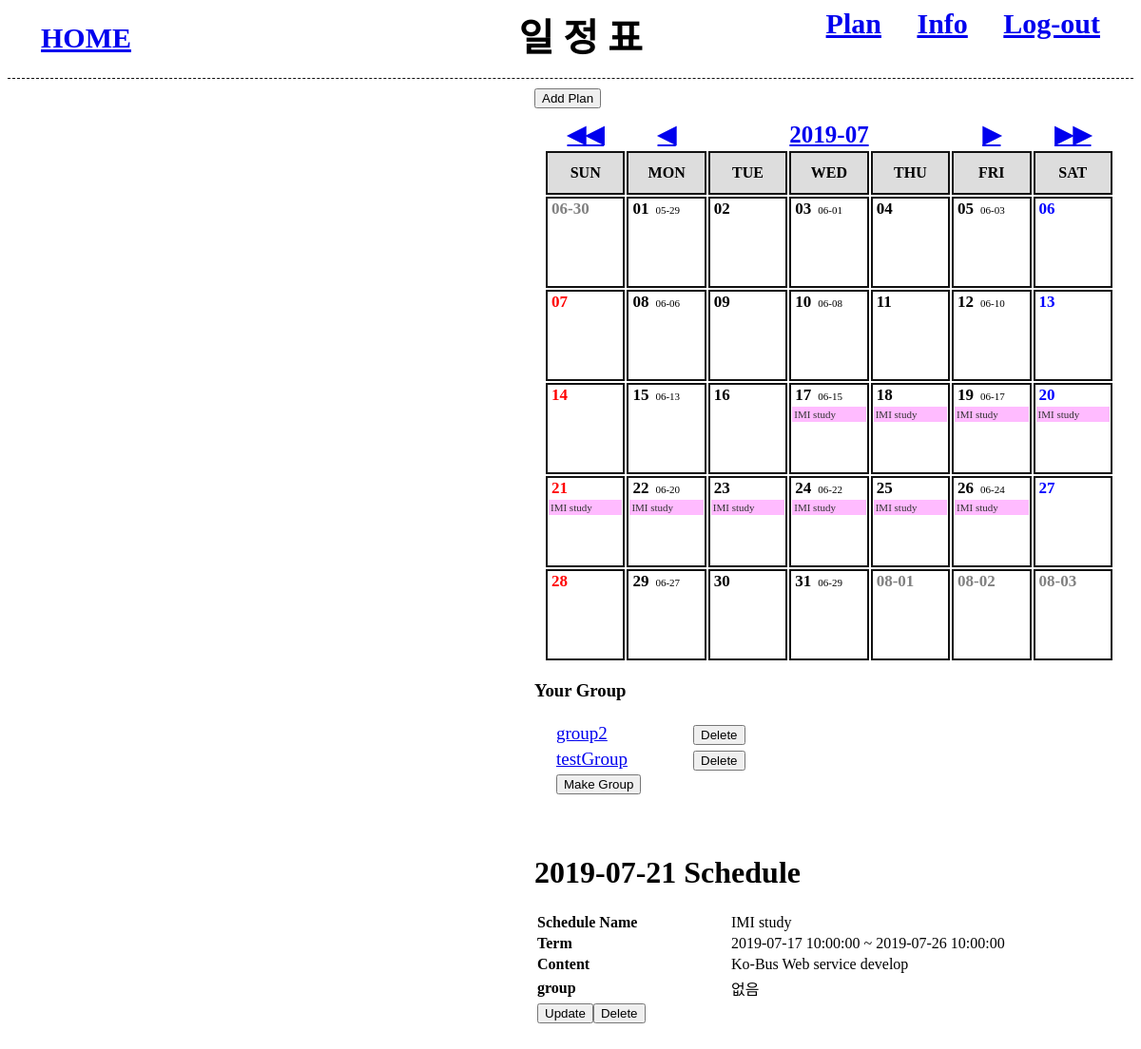
The page /schedule_2/select_schedule.php?m=2019-07&d=21 on the database its author committed.
### tables this page shows
CREATE TABLE `schedules` (
  `id` int(10) NOT NULL AUTO_INCREMENT,
  `name` varchar(20) NOT NULL,
  `s_date` datetime NOT NULL,
  `e_date` datetime NOT NULL,
  `content` text NOT NULL,
  `a_date` datetime DEFAULT NULL,
  `group_id` int(10) DEFAULT NULL,
  PRIMARY KEY (`id`),
  UNIQUE KEY `plan` (`name`,`s_date`,`e_date`)
);

CREATE TABLE `group_tb` (
  `id` int(10) NOT NULL AUTO_INCREMENT,
  `name` varchar(20) NOT NULL,
  PRIMARY KEY (`id`),
  UNIQUE KEY `plan` (`name`)
);

### adodb5/adodb.inc.php (called while the page is built, shortened)
<?php
if (!defined('_ADODB_LAYER')) {
	GLOBAL
		$ADODB_vers,
		$ADODB_COUNTRECS,
		$ADODB_CACHE_DIR,
		$ADODB_CACHE,
		$ADODB_CACHE_CLASS,
		$ADODB_EXTENSION,
		$ADODB_COMPAT_FETCH,
		$ADODB_FETCH_MODE,
		$ADODB_GETONE_EOF,
		$ADODB_QUOTE_FIELDNAMES;
	function ADODB_str_replace($src, $dest, $data) {
		if (ADODB_PHPVER >= 0x4050) {
			return str_replace($src,$dest,$data);
		}
		return $data;
	}
	function ADODB_Setup() {
	GLOBAL
		$ADODB_vers,
		$ADODB_COUNTRECS,
		$ADODB_CACHE_DIR,
		$ADODB_FETCH_MODE,
		$ADODB_CACHE,
		$ADODB_CACHE_CLASS,
		$ADODB_FORCE_TYPE,
		$ADODB_GETONE_EOF,
		$ADODB_QUOTE_FIELDNAMES;
		$ADODB_FETCH_MODE = ADODB_FETCH_DEFAULT;
		if (!isset($ADODB_COUNTRECS)) {
			$ADODB_COUNTRECS = true;
		}
	}
	abstract class ADOConnection {
	var $debug = false;
	var $true = '1';
	var $false = '0';
	var $fetchMode=false;
	var $bulkBind = false;
	var $_queryID = false;
	var $_bindInputArray = false;
	function Execute($sql,$inputarr=false) {
		if ($inputarr !== false) {
			if (!is_array($inputarr)) {
				$inputarr = array($inputarr);
			}
			$element0 = reset($inputarr);
			$array_2d = $this->bulkBind && is_array($element0) && !is_object(reset($element0));
			unset($element0);
			if (!is_array($sql) && !$this->_bindInputArray) {
				$sqlarr = explode('?',$sql);
				$nparams = sizeof($sqlarr)-1;
				if (!$array_2d) {
					$inputarr = array($inputarr);
				} else {
					$countElements = array_map('count', $inputarr);
					if (1 != count(array_unique($countElements))) {
						$this->outp_throw(
							"[bulk execute] Input array has different number of params  [" . print_r($countElements, true) .  "].",
							'Execute'
						);
						return false;
					}
					unset($countElements);
				}
				$element0 = reset($inputarr);
				if ($nparams != count($element0)) {
					$this->outp_throw(
						"Input array has " . count($element0) .
						" params, does not match query: '" . htmlspecialchars($sql) . "'",
						'Execute'
					);
					return false;
				}
				unset($element0);
				foreach($inputarr as $arr) {
					$sql = ''; $i = 0;
					foreach ($arr as $v) {
						$sql .= $sqlarr[$i];
						$typ = gettype($v);
						if ($typ == 'string') {
							$sql .= $this->qstr($v);
						} else if ($typ == 'double') {
							$sql .= str_replace(',','.',$v);
						} else if ($typ == 'boolean') {
							$sql .= $v ? $this->true : $this->false;
						} else if ($typ == 'object') {
							if (method_exists($v, '__toString')) {
								$sql .= $this->qstr($v->__toString());
							} else {
								$sql .= $this->qstr((string) $v);
							}
						} else if ($v === null) {
							$sql .= 'NULL';
						} else {
							$sql .= $v;
						}
						$i += 1;
						if ($i == $nparams) {
							break;
						}
					}
					if (isset($sqlarr[$i])) {
						$sql .= $sqlarr[$i];
						if ($i+1 != sizeof($sqlarr)) {
							$this->outp_throw( "Input Array does not match ?: ".htmlspecialchars($sql),'Execute');
						}
					} else if ($i != sizeof($sqlarr)) {
						$this->outp_throw( "Input array does not match ?: ".htmlspecialchars($sql),'Execute');
					}
					$ret = $this->_Execute($sql);
					if (!$ret) {
						return $ret;
					}
				}
			} else {
				if ($array_2d) {
					if (is_string($sql)) {
						$stmt = $this->Prepare($sql);
					} else {
						$stmt = $sql;
					}
					foreach($inputarr as $arr) {
						$ret = $this->_Execute($stmt,$arr);
						if (!$ret) {
							return $ret;
						}
					}
				} else {
					$ret = $this->_Execute($sql,$inputarr);
				}
			}
		} else {
			$ret = $this->_Execute($sql,false);
		}
		return $ret;
	}
	function _Execute($sql,$inputarr=false) {
		if( is_string($sql) ) {
			$sql = ADODB_str_replace( '_ADODB_COUNT', '', $sql );
		}
		if ($this->debug) {
			global $ADODB_INCLUDED_LIB;
			if (empty($ADODB_INCLUDED_LIB)) {
				include(ADODB_DIR.'/adodb-lib.inc.php');
			}
			$this->_queryID = _adodb_debug_execute($this, $sql,$inputarr);
		} else {
			$this->_queryID = @$this->_query($sql,$inputarr);
		}
		$rs = new $rsclass($this->_queryID,$this->fetchMode);
		$rs->connection = $this;
		$rs->Init();
		if (is_array($sql)) {
			$rs->sql = $sql[0];
		} else {
			$rs->sql = $sql;
		}
		return $rs;
	}
}
	class ADORecordSet implements IteratorAggregate {
	var $_numOfRows = -1;
	var $_numOfFields = -1;
	var $_currentRow = -1;
	function __construct($queryID) {
		$this->_queryID = $queryID;
	}
	function Init() {
		if ($this->_numOfRows != 0 && $this->_numOfFields && $this->_currentRow == -1) {
			$this->_currentRow = 0;
			if ($this->EOF = ($this->_fetch() === false)) {
				$this->_numOfRows = 0;
			}
		} else {
			$this->EOF = true;
		}
	}
	protected function AssocCaseConvertFunction($case = ADODB_ASSOC_CASE) {
		switch($case) {
			case ADODB_ASSOC_CASE_NATIVE:
			default:
				return false;
		}
	}
	protected function _updatefields()
	{
		$fn_change_case = $this->AssocCaseConvertFunction();
		if(!$fn_change_case) {
			return;
		}
	}
}
	function ADOLoadCode($dbType) {
		$db = strtolower($dbType);
		switch ($db) {
			default:
				$class = $db; break;
		}
		$file = "drivers/adodb-$db.inc.php";
		if (class_exists("ADODB_" . $class)) {
			return $class;
		}
		return false;
	}
	function NewADOConnection($db='') {
		$tmp = ADONewConnection($db);
		return $tmp;
	}
	function ADONewConnection($db='') {
		global $ADODB_NEWCONNECTION, $ADODB_LASTDB;
		$errorfn = (defined('ADODB_ERROR_HANDLER')) ? ADODB_ERROR_HANDLER : false;
		if(empty($obj)) {
			if (!isset($ADODB_LASTDB)) {
				$ADODB_LASTDB = '';
			}
			if ($db != $ADODB_LASTDB) {
				$db = ADOLoadCode($db);
			}
			$cls = 'ADODB_'.$db;
			$obj = new $cls();
		}
		return $obj;
	}
}

### schedule_2/connect.inc.php (called while the page is built, shortened)
<?php
	include($_SERVER['DOCUMENT_ROOT']."/imistudy/adodb5/adodb.inc.php");
	$db = newADOConnection('mysqli');
	$db->debug = false;
?>

### adodb5/drivers/adodb-mysqli.inc.php (called while the page is built, shortened)
<?php
if (! defined("_ADODB_MYSQLI_LAYER")) {
class ADODB_mysqli extends ADOConnection {
	var $clientFlags = 0;
	var $port = 3306;
	var $socket = '';
	var $optionFlags = array(array(MYSQLI_READ_DEFAULT_GROUP,0));
	var $multiQuery = false;
	function _connect($argHostname = NULL,
				$argUsername = NULL,
				$argPassword = NULL,
				$argDatabasename = NULL, $persist=false)
	{
		$this->_connectionID = @mysqli_init();
		foreach($this->optionFlags as $arr) {
			mysqli_options($this->_connectionID,$arr[0],$arr[1]);
		}
		$ok = @mysqli_real_connect($this->_connectionID,
					$argHostname,
					$argUsername,
					$argPassword,
					$argDatabasename,
					(int)$this->port != 0 ? (int)$this->port : 3306,
					$this->socket,
					$this->clientFlags);
		if ($ok) {
			if ($argDatabasename)  return $this->SelectDB($argDatabasename);
			return true;
		} else {
			if ($this->debug) {
				ADOConnection::outp("Could not connect : "  . $this->ErrorMsg());
			}
			$this->_connectionID = null;
			return false;
		}
	}
	function SelectDB($dbName)
	{
		if ($this->_connectionID) {
			$result = @mysqli_select_db($this->_connectionID, $dbName);
			return $result;
		}
		return false;
	}
	function _query($sql, $inputarr)
	{
	global $ADODB_COUNTRECS;
		if ($this->multiQuery) {
			$rs = mysqli_multi_query($this->_connectionID, $sql.';');
			if ($rs) {
				$rs = ($ADODB_COUNTRECS) ? @mysqli_store_result( $this->_connectionID ) : @mysqli_use_result( $this->_connectionID );
				return $rs ? $rs : true;
			}
		} else {
			$rs = mysqli_query($this->_connectionID, $sql, $ADODB_COUNTRECS ? MYSQLI_STORE_RESULT : MYSQLI_USE_RESULT);
			if ($rs) return $rs;
		}
		return false;
	}
}
class ADORecordSet_mysqli extends ADORecordSet{
	function __construct($queryID, $mode = false)
	{
		if ($mode === false) {
			global $ADODB_FETCH_MODE;
			$mode = $ADODB_FETCH_MODE;
		}
		switch ($mode) {
			case ADODB_FETCH_DEFAULT:
			case ADODB_FETCH_BOTH:
			default:
				$this->fetchMode = MYSQLI_BOTH;
				break;
		}
	}
	function _initrs()
	{
	global $ADODB_COUNTRECS;
		$this->_numOfRows = $ADODB_COUNTRECS ? @mysqli_num_rows($this->_queryID) : -1;
		$this->_numOfFields = @mysqli_num_fields($this->_queryID);
	}
	function MoveNext()
	{
		$this->fields = @mysqli_fetch_array($this->_queryID,$this->fetchMode);
		if (is_array($this->fields)) {
			return true;
		}
		return false;
	}
	function _fetch()
	{
		$this->fields = mysqli_fetch_array($this->_queryID,$this->fetchMode);
		return is_array($this->fields);
	}
}
}

### schedule_2/select_schedule.php (the view, shortened to what this page needs)
<!doctype html>
<html>
<head>
</head>
<body>
<?php
	include($_SERVER['DOCUMENT_ROOT']."/imistudy/schedule_2/cal.inc.php");
	$select_date = $year_month."-".$this_date;
	echo "<div class='schedule_box'>";
	echo "<h1>".$select_date." Schedule</h1>";
	for($t=0; $t<count($m_schedule); $t++){
		if($select_date >= date('Y-m-d', strtotime($m_schedule[$t]['start'])) &&
			$select_date <= date('Y-m-d', strtotime($m_schedule[$t]['end']))){
			echo "<table class='today_schedules'>";
			echo "<tr>";
			echo "<td style='font-weight:bold;' width='200px'>Schedule Name</td>";
			echo "<td>".$m_schedule[$t]['subject']."</td>";
			echo "</tr>";
			echo "<tr>";
			echo "<td style='font-weight:bold;'>Term</td>";
			echo "<td>".$m_schedule[$t]['start']." ~ ".$m_schedule[$t]['end']."</td>";
			echo "</tr>";
			echo "<tr>";
			echo "<td style='font-weight:bold;'>Content</td>";
			echo "<td>".$m_schedule[$t]['plan']."</td>";
			echo "</tr>";
			echo "<tr>";
			echo "<td style='font-weight:bold;'>group</td>";
			echo "<td>".$m_schedule[$t]['group']."</td>";
			echo "</tr>";
?>
		<tr>
			<td>
			<form name='form' class='form' action='update_schedule.php' method='post'>
			<input type='submit' value='Update'/>
			</form>
			<form name='form' class='form' action='delete_schedule.php' method='post'>
			<input type='submit' value='Delete'/>
			</form>
			</td>
		</tr>
<?php
			echo "</table>";
		}
	}
?>
	</div>
</body>
</html>

### schedule_2/cal.inc.php (shortened to what this page needs)
<?php
	include($_SERVER['DOCUMENT_ROOT']."/imistudy/imistudy_2/menu.inc.php");
?>
<?php
	$pagename = basename($_SERVER['PHP_SELF']);
	include($_SERVER['DOCUMENT_ROOT']."/imistudy/schedule_2/connect.inc.php");
	$year_month = date('Y-m');
	if(isset($_GET['m'])){
		$year_month = $_GET['m'];
	}
	$this_date	= date('d');
	if(isset($_GET['d'])){
		$this_date = $_GET['d'];
	}
	$prev_month	= date('Y-m', strtotime($year_month." -1 month"));
	$next_month	= date('Y-m', strtotime($year_month." +1 month"));
	$prev_year	= date('Y-m', strtotime($year_month." -1 year"));
	$next_year	= date('Y-m', strtotime($year_month." +1 year"));
	$max_date	= date('t', strtotime($year_month));
	$last_day	= date('w', strtotime($year_month."-".$max_date));
	$start_day	= date('w', strtotime($year_month.'-01'));
	$total_week	= ceil(($max_date+$start_day)/7);
	$sql = "SELECT A.id, A.name, A.s_date, A.e_date, A.content, A.a_date, A.group_id, IFNULL(B.name, '없음') AS group_name
			FROM schedules A LEFT OUTER JOIN group_tb B ON A.group_id = B.id
			WHERE A.s_date >= '".$year_month."-01 00:00:00'
			OR A.e_date <= '".$year_month."-".$max_date." 24:00:00'
			OR (A.s_date < '".$year_month."-01 00:00:00' AND A.e_date > '".$year_month."-".$max_date." 24:00:00');";
	$rs = $db->execute($sql);
	if($rs == false){
		die("DB 연결 에러");
	}
	else{
		while(!$rs->EOF){
			$m_schedule[] = array(
				'id'=>$rs->fields['id'],
				'subject'=>$rs->fields['name'],
				'start'=>$rs->fields['s_date'],
				'end'=>$rs->fields['e_date'],
				'plan'=>$rs->fields['content'],
				'alarm'=>$rs->fields['a_date'],
				'gr_id'=>$rs->fields['group_id'],
				'group'=>$rs->fields['group_name']
				);
			$rs->moveNext();
		}
	}
	$sql = "SELECT lunar_date FROM lunar_data
			WHERE solar_date>='".$year_month."-01'
			AND solar_date<='".$year_month."-".$max_date."';";
	$rs2 = $db->execute($sql);
	if($rs2 == false){
		die("DB 연결 에러");
	}
	else{
		while(!$rs2->EOF){
			$lunar_date[] = date('m-d', strtotime($rs2->fields['lunar_date']));
			$rs2->moveNext();
		}
	}
?>
<div class="schedule_box">
<form action="insert_schedule.php">
	<input type="submit" value="Add Plan">
</form>
<table class="table">
	<tr class="move">
		<td>
		<a href="<?php echo $pagename."?m=".$prev_year."&d=".$this_date; ?>">◀◀</a>
		</td>
		<td>
		<a href="<?php echo $pagename."?m=".$prev_month."&d=".$this_date; ?>">◀</a>
		</td>
		<td colspan="3">
		<a href="<?php echo $pagename; ?>"><?php echo $year_month; ?></a>
		</td>
		<td>
		<a href="<?php echo $pagename."?m=".$next_month."&d=".$this_date; ?>">▶</a>
		</td>
		<td>
		<a href="<?php echo $pagename."?m=".$next_year."&d=".$this_date; ?>">▶▶</a>
		</td>
	</tr>
	<tr>
		<th>SUN</th>
		<th>MON</th>
		<th>TUE</th>
		<th>WED</th>
		<th>THU</th>
		<th>FRI</th>
		<th>SAT</th>
	</tr>
<?php
	$today = 1;
	for($i=1; $i<=$total_week; $i++){
		echo "<tr class='calender'>";
		for($j=0; $j<7; $j++){
			if(!(($i == 1 && $j < $start_day) || ($i == $total_week && $j > $last_day))){
				$today = date('d', strtotime($year_month."-".$today));
				if($j==0){
					 $style = 'red';
				}else if($j==6){
					 $style = 'blue';
				}else{
					 $style = 'black';
				}
				$print_day = "<font class='days' color=".$style.">".$today."</font>";
				if($j==1 || $j==3 || $j==5){
					$print_day .= "<font class='lunar'>".$lunar_date[$today-1]."</font>";
				}
				$plan_num = 0;
				for($t=0; $t<count($m_schedule); $t++){
					if($year_month."-".$today >= date('Y-m-d', strtotime($m_schedule[$t]['start'])) &&
						$year_month."-".$today <= date('Y-m-d', strtotime($m_schedule[$t]['end']))){
						$plan_num++;
						if($plan_num < 3){
							$print_day .="<div class='m_sch'>".$m_schedule[$t]['subject']."</div>";
						}
					}
				}
				$go_m = $year_month;
				$go_d = $today;
				$today++;
			}
			else if($i == 1 && $j < $start_day){
				$go_m		= $prev_month;
				$go_d		= date('t', strtotime($prev_month)) - $start_day + $j+1;
				$prev_date	= date('m', strtotime($prev_month))."-";
				$prev_date .= $go_d;
				$print_day	= "<font class='days' color='gray'>".$prev_date."</font>";
			}
			else if($i == $total_week && $j > $last_day){
				$go_m		= $next_month;
				$go_d		= date('d', strtotime($next_month."-".($j - $last_day)));
				$next_date	= date('m', strtotime($next_month))."-";
				$next_date .= $go_d;
				$print_day = "<font class='days' color='gray'>".$next_date."</font>";
			}
			echo "<td class='selectDate' onclick='javascript:location.href=\"".$pagename."?m=".$go_m."&d=".$go_d."\"'>";
			echo $print_day;
			echo "</td>";
		}
		echo "</tr>";
	}
?>
</table>
 <h3> Your Group </h3>
 <table style="table-layout:fixed; margin:20px;" height='30px' align='center'>
<?php
	 $sql = "select id, name from group_tb;";
	 $result = $db->execute($sql);
	 while(!$result->EOF){
		 echo "<tr width='200px' style='font-size:19px;'>";
		 echo "<td width='140px'>";
		 echo "<a href='group_view.php?team_id=".$result->fields['id']."&team_name=".$result->fields['name']."'>".$result->fields['name']."</a>";
		 echo "</td>";
		 echo "<td><button onclick='javascript:location.href=\"group_delete.php?del_id=".$result->fields['id']."\"'>Delete</button><td>";
		 echo "</tr>";
		 $result->moveNext();
	 }
	 echo "<tr><td><button onclick='javascript:location.href=\"group_make.php\"'>Make Group</button><td></tr>";
?>
</table>
</div>

### rows shown on the page
schedules: name "IMI study", s_date "2019-07-17 10:00:00", e_date "2019-07-26 10:00:00", content "Ko-Bus Web service develop", group "없음"
group_tb: name "group2"
group_tb: name "testGroup"

### other values the page prints
$TITLE "일 정 표"
$year_month "2019-07"
$prev_date "06-30"
$lunar_date[$today-1] "05-29"
$lunar_date[$today-1] "06-01"
$lunar_date[$today-1] "06-03"
$lunar_date[$today-1] "06-06"
$lunar_date[$today-1] "06-08"
$lunar_date[$today-1] "06-10"
$lunar_date[$today-1] "06-13"
$lunar_date[$today-1] "06-15"
$lunar_date[$today-1] "06-17"
$lunar_date[$today-1] "06-20"
$lunar_date[$today-1] "06-22"
$lunar_date[$today-1] "06-24"
